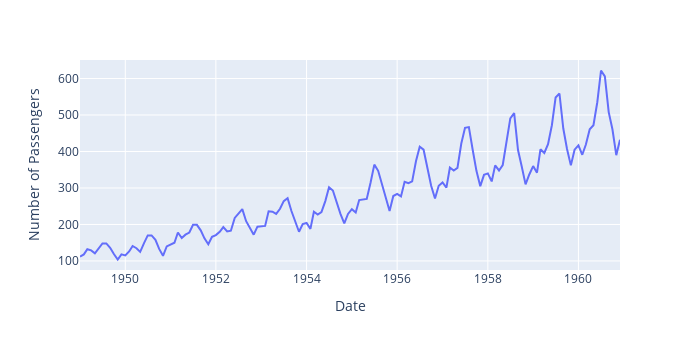

This figure's notebook cell:
### Markdown cell above
<div>
<img src="attachment:image.png" width="700"/>
</div>

### Code cell
px.line(df, x='Date', y='Number of Passengers', height=350, width = 700)

### Figure 1 — Plotly figure (JSON) as saved in the notebook; plotly's stock layout.template omitted (floating-point values rounded to 4 significant figures; data arrays with more than 128 entries replaced by an {"elided": "..."} marker saying what was removed)
{"data": [{"hovertemplate": "Date=%{x}<br>Number of Passengers=%{y}<extra></extra>", "legendgroup": "", "line": {"color": "#636efa", "dash": "solid"}, "marker": {"symbol": "circle"}, "mode": "lines", "name": "", "orientation": "v", "showlegend": false, "type": "scatter", "x": {"elided": "144 str values"}, "xaxis": "x", "y": {"elided": "144 int values"}, "yaxis": "y"}], "layout": {"height": 350, "legend": {"tracegroupgap": 0}, "margin": {"t": 60}, "width": 700, "xaxis": {"anchor": "y", "domain": [0, 1], "title": {"text": "Date"}}, "yaxis": {"anchor": "x", "domain": [0, 1], "title": {"text": "Number of Passengers"}}}}
